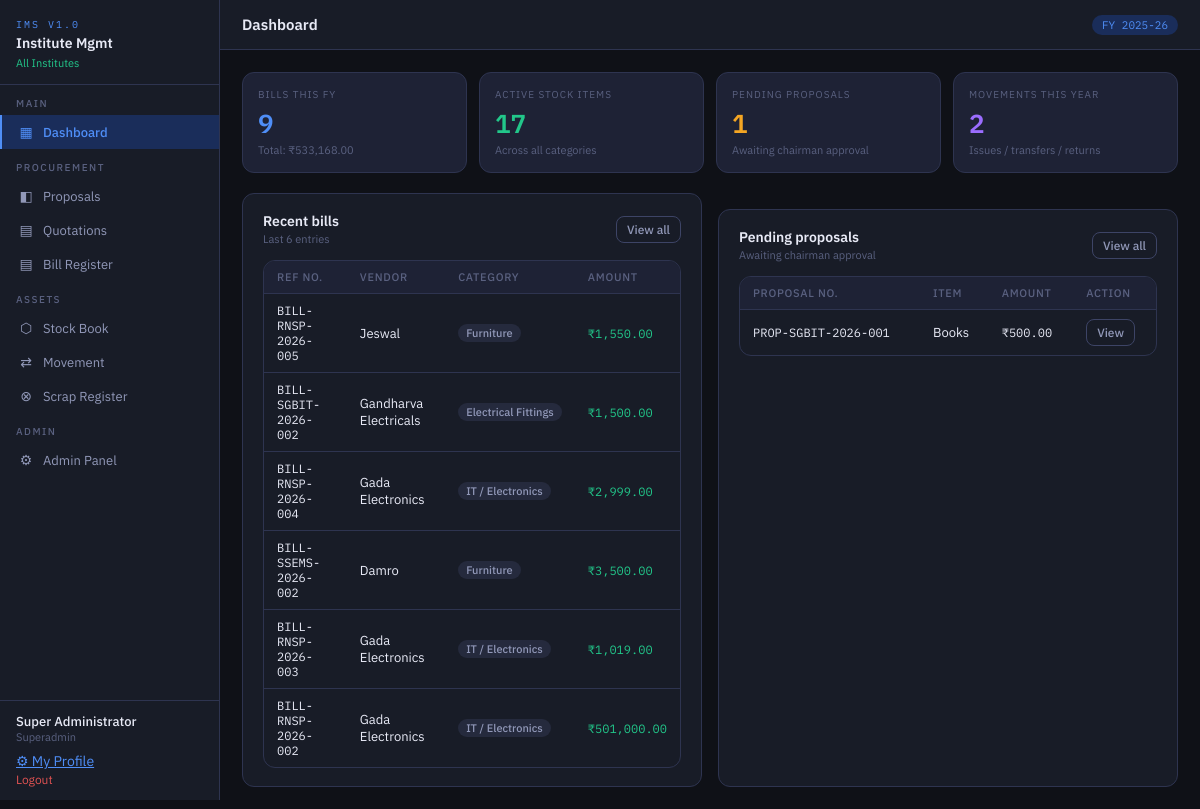
/index.php (signed in), run on the app's committed database.
### tables this page shows
CREATE TABLE `bills` (
  `id` int(10) UNSIGNED NOT NULL,
  `inst_id` int(10) UNSIGNED NOT NULL,
  `fy_id` tinyint(3) UNSIGNED NOT NULL,
  `bill_no` varchar(40) NOT NULL,
  `internal_ref` varchar(25) NOT NULL,
  `bill_date` date NOT NULL,
  `receipt_date` date DEFAULT NULL,
  `vendor_name` varchar(150) NOT NULL,
  `vendor_gstin` varchar(20) DEFAULT NULL,
  `vendor_address` text DEFAULT NULL,
  `description` text NOT NULL,
  `cat_id` smallint(5) UNSIGNED DEFAULT NULL,
  `amount` decimal(12,2) NOT NULL,
  `gst_amount` decimal(10,2) DEFAULT 0.00,
  `total_amount` decimal(12,2) GENERATED ALWAYS AS (`amount` + `gst_amount`) STORED,
  `pay_mode` enum('Cash','Cheque','NEFT/RTGS','DD','UPI','Credit Card','Other') DEFAULT 'Cheque',
  `pay_ref_no` varchar(60) DEFAULT NULL,
  `pay_date` date DEFAULT NULL,
  `proposal_id` int(10) UNSIGNED DEFAULT NULL,
  `entered_by` int(10) UNSIGNED DEFAULT NULL,
  `verified_by` varchar(100) DEFAULT NULL,
  `remarks` text DEFAULT NULL,
  `created_at` timestamp NOT NULL DEFAULT current_timestamp()
);

CREATE TABLE `item_categories` (
  `id` smallint(5) UNSIGNED NOT NULL,
  `cat_name` varchar(80) NOT NULL,
  `cat_code` varchar(6) NOT NULL,
  `type` enum('asset','consumable','both') DEFAULT 'both'
);

CREATE TABLE `proposals` (
  `id` int(10) UNSIGNED NOT NULL,
  `inst_id` int(10) UNSIGNED NOT NULL,
  `fy_id` tinyint(3) UNSIGNED NOT NULL,
  `proposal_no` varchar(25) NOT NULL,
  `proposal_date` date NOT NULL,
  `department` varchar(100) DEFAULT NULL,
  `item_name` varchar(200) NOT NULL,
  `cat_id` smallint(5) UNSIGNED DEFAULT NULL,
  `quantity` decimal(10,2) NOT NULL,
  `unit` varchar(20) DEFAULT 'Nos',
  `est_amount` decimal(12,2) NOT NULL,
  `justification` text DEFAULT NULL,
  `raised_by` varchar(100) DEFAULT NULL,
  `designation` varchar(80) DEFAULT NULL,
  `status` enum('Pending','Approved','Rejected','Purchased') DEFAULT 'Pending',
  `quotation_status` enum('Not Started','Quotes Collected','Vendor Selected','PO Raised') DEFAULT 'Not Started',
  `approved_by` varchar(100) DEFAULT NULL,
  `approved_date` date DEFAULT NULL,
  `approval_note` text DEFAULT NULL,
  `created_by` int(10) UNSIGNED DEFAULT NULL,
  `created_at` timestamp NOT NULL DEFAULT current_timestamp()
);

### includes/auth.php (called while the page is built, shortened)
<?php
require_once __DIR__ . '/../config/db.php';
function isSuperAdmin(): bool {
    return ($_SESSION['role'] ?? '') === 'superadmin';
}
function currentInstId(): ?int {
    return $_SESSION['inst_id'] ?? null;
}
function currentFyId(): int {
    static $fyId = null;
    if ($fyId === null) {
        $r = row("SELECT id FROM financial_years WHERE is_active = 1 LIMIT 1");
        $fyId = $r ? (int)$r['id'] : 1;
    }
    return $fyId;
}
function instFilter(string $alias = ''): string {
    $col = $alias ? "$alias.inst_id" : "inst_id";
    if (isSuperAdmin()) return '1=1';
    return "$col = " . (int)currentInstId();
}

### config/db.php (called while the page is built, shortened)
<?php
function db(): mysqli {
    static $conn = null;
    if ($conn === null) {
        $conn = new mysqli(DB_HOST, DB_USER, DB_PASS, DB_NAME, DB_PORT);
        $conn->set_charset('utf8mb4');
    }
    return $conn;
}
function query(string $sql, string $types = '', ...$params): mysqli_result|bool {
    $db  = db();
    $stmt = $db->prepare($sql);
    if ($types && $params) $stmt->bind_param($types, ...$params);
    $stmt->execute();
    $result = $stmt->get_result();
    return $result !== false ? $result : true;
}
function row(string $sql, string $types = '', ...$params): ?array {
    $r = query($sql, $types, ...$params);
    return ($r instanceof mysqli_result) ? ($r->fetch_assoc() ?: null) : null;
}
function rows(string $sql, string $types = '', ...$params): array {
    $r = query($sql, $types, ...$params);
    $out = [];
    while ($row = $r->fetch_assoc()) $out[] = $row;
    return $out;
}
function esc(string $val): string {
    return htmlspecialchars($val, ENT_QUOTES, 'UTF-8');
}
function money(float $v): string {
    return '₹' . number_format($v, 2);
}

### index.php (the view, shortened to what this page needs)
<?php
require_once __DIR__ . '/config/db.php';
require_once __DIR__ . '/includes/auth.php';
require_once __DIR__ . '/includes/layout.php';
$iid  = currentInstId();
$fyid = currentFyId();
$sf   = instFilter('b');
$sf2  = instFilter('s');
$sf3  = instFilter('p');
$totalBills     = row("SELECT COUNT(*) c, COALESCE(SUM(total_amount),0) t FROM bills b WHERE $sf AND fy_id=?", 'i', $fyid);
$totalStock     = row("SELECT COUNT(*) c FROM stock s WHERE $sf2 AND status != 'Condemned'");
$pendingProps   = row("SELECT COUNT(*) c FROM proposals p WHERE $sf3 AND status='Pending'");
$totalMovements = row("SELECT COUNT(*) c FROM movements m WHERE " . instFilter('m') . " AND YEAR(move_date)=YEAR(CURDATE())");
if ($iid) {
    $recentBills = rows(
        "SELECT b.*, ic.cat_name FROM bills b LEFT JOIN item_categories ic ON b.cat_id=ic.id
         WHERE b.inst_id=? ORDER BY b.id DESC LIMIT 6",
        'i', $iid
    );
} else {
    $recentBills = rows(
        "SELECT b.*, ic.cat_name FROM bills b LEFT JOIN item_categories ic ON b.cat_id=ic.id
         ORDER BY b.id DESC LIMIT 6"
    );
}
if ($iid) {
    $pendingList = rows(
        "SELECT p.*, i.inst_name FROM proposals p JOIN institutes i ON p.inst_id=i.id
         WHERE p.inst_id=? AND p.status='Pending' ORDER BY p.id DESC LIMIT 6",
        'i', $iid
    );
} else {
    $pendingList = rows(
        "SELECT p.*, i.inst_name FROM proposals p JOIN institutes i ON p.inst_id=i.id
         WHERE p.status='Pending' ORDER BY p.id DESC LIMIT 6"
    );
}
?>
<div class="stat-grid">
  <div class="stat-card sc-blue">
    <div class="stat-lbl">Bills this FY</div>
    <div class="stat-val"><?= number_format($totalBills['c']) ?></div>
    <div class="stat-sub">Total: <?= money($totalBills['t']) ?></div>
  </div>
  <div class="stat-card sc-green">
    <div class="stat-lbl">Active stock items</div>
    <div class="stat-val"><?= number_format($totalStock['c']) ?></div>
    <div class="stat-sub">Across all categories</div>
  </div>
  <div class="stat-card sc-amber">
    <div class="stat-lbl">Pending proposals</div>
    <div class="stat-val"><?= $pendingProps['c'] ?></div>
    <div class="stat-sub">Awaiting chairman approval</div>
  </div>
  <div class="stat-card sc-purple">
    <div class="stat-lbl">Movements this year</div>
    <div class="stat-val"><?= $totalMovements['c'] ?></div>
    <div class="stat-sub">Issues / transfers / returns</div>
  </div>
</div>
<div class="two-col">
  <div class="card">
    <div class="sec-hdr">
      <div>
        <div class="sec-title">Recent bills</div>
        <div class="sec-sub">Last 6 entries</div>
      </div>
      <a href="<?= BASE_URL ?>/modules/bills/" class="btn btn-ghost btn-sm">View all</a>
    </div>
    <?php if ($recentBills): ?>
    <div class="tbl-wrap">
      <table>
        <thead><tr><th>Ref no.</th><th>Vendor</th><th>Category</th><th>Amount</th></tr></thead>
        <tbody>
        <?php foreach ($recentBills as $b): ?>
        <tr>
          <td class="mono"><?= esc($b['internal_ref']) ?></td>
          <td><?= esc($b['vendor_name']) ?></td>
          <td><span class="badge bg-gray"><?= esc($b['cat_name'] ?? '—') ?></span></td>
          <td class="mono text-green"><?= money($b['total_amount']) ?></td>
        </tr>
        <?php endforeach; ?>
        </tbody>
      </table>
    </div>
    <?php else: ?>
    <div class="empty"><div class="empty-icon">🧾</div><div class="empty-title">No bills entered yet</div></div>
    <?php endif; ?>
  </div>
  <div class="card">
    <div class="sec-hdr">
      <div>
        <div class="sec-title">Pending proposals</div>
        <div class="sec-sub">Awaiting chairman approval</div>
      </div>
      <a href="<?= BASE_URL ?>/modules/proposals/" class="btn btn-ghost btn-sm">View all</a>
    </div>
    <?php if ($pendingList): ?>
    <div class="tbl-wrap">
      <table>
        <thead><tr><th>Proposal no.</th><th>Item</th><th>Amount</th><th>Action</th></tr></thead>
        <tbody>
        <?php foreach ($pendingList as $p): ?>
        <tr>
          <td class="mono"><?= esc($p['proposal_no']) ?></td>
          <td><?= esc(mb_strimwidth($p['item_name'], 0, 40, '…')) ?></td>
          <td class="mono"><?= money($p['est_amount']) ?></td>
          <td><a href="<?= BASE_URL ?>/modules/proposals/?view=<?= $p['id'] ?>" class="btn btn-ghost btn-sm">View</a></td>
        </tr>
        <?php endforeach; ?>
        </tbody>
      </table>
    </div>
    <?php else: ?>
    <div class="empty"><div class="empty-icon">✅</div><div class="empty-title">No pending proposals</div></div>
    <?php endif; ?>
  </div>
</div>

### assets/css/app.css (style rules this page uses)
*, *::before, *::after { box-sizing: border-box; margin: 0; padding: 0; }
:root { --bg: #0f1117; --bg2: #181c27; --bg3: #1e2235; --bg4: #252a3d; --bd: #2e3450; --bd2: #3d4466; --tx: #e8eaf6; --tx2: #9198b8; --tx3: #5a6180; --ac: #4f8ef7; --ac2: #3a6fd8; --acs: #1a2d5a; --gn: #22c78a; --gns: #0d3322; --am: #f5a623; --ams: #3a2800; --rd: #e05252; --rds: #3a1010; --pu: #9b6dff; --pus: #2a1f5a; --font: 'IBM Plex Sans', sans-serif; --mono: 'IBM Plex Mono', monospace; --r: 8px; --rl: 12px; }
body { font-family: var(--font); background: var(--bg); color: var(--tx); min-height: 100vh; display: flex; font-size: 14px; }
.stat-grid { display: grid; grid-template-columns: repeat(4,1fr); gap: 12px; margin-bottom: 20px; }
.stat-card { background: var(--bg3); border: 1px solid var(--bd); border-radius: var(--rl); padding: 15px; }
.stat-lbl { font-size: 10px; color: var(--tx3); text-transform: uppercase; letter-spacing: 1px; margin-bottom: 5px; }
.stat-val { font-size: 26px; font-weight: 600; font-family: var(--mono); }
.stat-sub { font-size: 11px; color: var(--tx3); margin-top: 3px; }
.sc-blue .stat-val { color: var(--ac); }
.sc-green .stat-val { color: var(--gn); }
.sc-amber .stat-val { color: var(--am); }
.sc-purple .stat-val { color: var(--pu); }
.card { background: var(--bg2); border: 1px solid var(--bd); border-radius: var(--rl); padding: 18px 20px; }
.card + .card { margin-top: 16px; }
.two-col { display: grid; grid-template-columns: 1fr 1fr; gap: 16px; }
.sec-hdr { display: flex; align-items: center; justify-content: space-between; margin-bottom: 14px; }
.sec-title { font-size: 14px; font-weight: 600; }
.sec-sub { font-size: 11px; color: var(--tx3); margin-top: 2px; }
.tbl-wrap { overflow-x: auto; border-radius: var(--rl); border: 1px solid var(--bd); }
table { width: 100%; border-collapse: collapse; }
thead th { background: var(--bg3); color: var(--tx3); font-size: 11px; font-weight: 500; text-transform: uppercase; letter-spacing: .7px; padding: 9px 13px; text-align: left; border-bottom: 1px solid var(--bd); white-space: nowrap; }
tbody td { padding: 9px 13px; border-bottom: 1px solid var(--bd); font-size: 13px; vertical-align: middle; }
tbody tr:last-child td { border-bottom: none; }
.mono { font-family: var(--mono); font-size: 12px; }
.btn { display: inline-flex; align-items: center; gap: 5px; padding: 7px 14px; border-radius: var(--r); font-family: var(--font); font-size: 13px; font-weight: 500; cursor: pointer; border: none; transition: all .13s; text-decoration: none; }
.btn-ghost { background: transparent; color: var(--tx2); border: 1px solid var(--bd2); }
.btn-sm { padding: 5px 10px; font-size: 12px; }
.badge { display: inline-flex; align-items: center; padding: 2px 8px; border-radius: 20px; font-size: 11px; font-weight: 500; white-space: nowrap; }
.bg-gray { background: var(--bg4); color: var(--tx2); }
.text-green { color: var(--gn); }
a { color: var(--ac); }

### data on the page
bills: internal_ref "BILL-RNSP-2026-005", vendor_name "Jeswal", cat.cat_name "Furniture", total_amount "₹1,550.00"
bills: internal_ref "BILL-SGBIT-2026-002", vendor_name "Gandharva Electricals", cat.cat_name "Electrical Fittings", total_amount "₹1,500.00"
bills: internal_ref "BILL-RNSP-2026-004", vendor_name "Gada Electronics", cat.cat_name "IT / Electronics", total_amount "₹2,999.00"
bills: internal_ref "BILL-SSEMS-2026-002", vendor_name "Damro", cat.cat_name "Furniture", total_amount "₹3,500.00"
bills: internal_ref "BILL-RNSP-2026-003", vendor_name "Gada Electronics", cat.cat_name "IT / Electronics", total_amount "₹1,019.00"
bills: internal_ref "BILL-RNSP-2026-002", vendor_name "Gada Electronics", cat.cat_name "IT / Electronics", total_amount "₹501,000.00"
proposals: proposal_no "PROP-SGBIT-2026-001", item_name "Books", est_amount "₹500.00"

### other printed values
$inst "All Institutes"
$user "Super Administrator"
$role "Superadmin"
$pageTitle "Dashboard"
$fy "2025-26"
$totalBills['c'] "9"
money($totalBills['t']) "₹533,168.00"
$totalStock['c'] "17"
$pendingProps['c'] "1"
$totalMovements['c'] "2"
